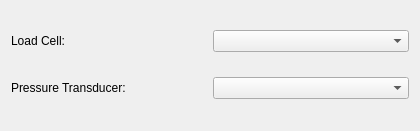
<?xml version="1.0" encoding="UTF-8"?>
<ui version="4.0">
 <class>TransducerSelectorWidget</class>
 <widget class="QWidget" name="TransducerSelectorWidget">
  <property name="geometry">
   <rect>
    <x>0</x>
    <y>0</y>
    <width>420</width>
    <height>131</height>
   </rect>
  </property>
  <property name="windowTitle">
   <string>Form</string>
  </property>
  <layout class="QVBoxLayout" name="verticalLayout">
   <item>
    <layout class="QHBoxLayout" name="horizontalLayout_2">
     <item>
      <widget class="QLabel" name="labelLoadCell">
       <property name="text">
        <string>Load Cell:</string>
       </property>
      </widget>
     </item>
     <item>
      <widget class="QComboBox" name="comboBoxLoadCell"/>
     </item>
    </layout>
   </item>
   <item>
    <layout class="QHBoxLayout" name="horizontalLayout_4">
     <item>
      <widget class="QLabel" name="labelPressureTransducer">
       <property name="text">
        <string>Pressure Transducer:</string>
       </property>
      </widget>
     </item>
     <item>
      <widget class="QComboBox" name="comboBoxPressureTransducer"/>
     </item>
    </layout>
   </item>
  </layout>
 </widget>
 <resources/>
 <connections/>
</ui>
